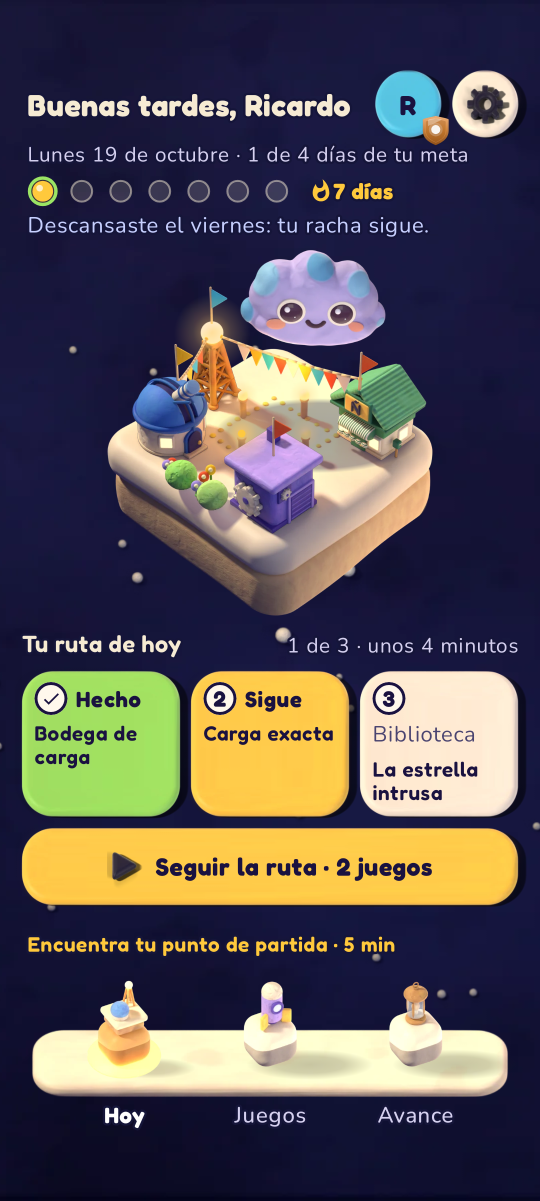
#> input picture docs/previews/app-actual/hoy.png, 1080 x 2401 px (shown at 1/2 size)
$ python letra_16.py
#> lines starting #> are read from the running program, lines starting #| are printed output that depends on the picture
"""«Hoy | letra 16» (Tarea 121, parte 3; 17-oct; SOLO IMAGEN, Ricardo la aprueba antes de tocar nada): la app de hoy frente a la misma app con el texto secundario de 14 sp en 16 sp
(dejando 14 solo en los rótulos del gráfico) y el HUD de Unity con los chips de 14 dp en 16 dp. Las dos mitades son capturas REALES:
  - app: `AppActualScreenshotTest` (Roborazzi) con un cambio TEMPORAL de `14.sp` por `16.sp` (el interlineado de esas líneas, +3), deshecho después; «hoy» sale de docs/previews/app-actual/.
  - Unity: `bash tools/verificar-todo.sh --capturas Stroop,Meteoros,Calculo` sin cambios y con un cambio TEMPORAL en `GameHud` (chips y rótulo «seguidos» de 42 a 48 unidades, chip de 64 a 72), deshecho después.
Los recuadros rojos marcan lo que dejaría de caber o de leerse bien; las notas van abajo. Nada de esto está en la app.

  python tools/previews/letra_16.py   ->  docs/previews/letra-16.png
"""
import os

from PIL import Image, ImageDraw, ImageFont

ROOT = os.path.dirname(os.path.dirname(os.path.dirname(os.path.abspath(__file__))))
HOY = os.path.join(ROOT, "docs", "previews", "app-actual")
L16 = os.path.join(ROOT, "docs", "previews", "letra-16")
OUT = os.path.join(ROOT, "docs", "previews", "letra-16.png")
FREDOKA = os.path.join(ROOT, "app", "src", "main", "res", "font", "fredoka.ttf")
NUNITO = os.path.join(ROOT, "app", "src", "main", "res", "font", "nunito_regular.ttf")

BG = (9, 11, 38)
CREAM = (255, 246, 226)
DIM = (186, 190, 230)
SUN = (255, 201, 60)
RED = (255, 64, 64)


def font(path, size, weight=None):
    f = ImageFont.truetype(path, size)
    if weight is not None:
        try:
            f.set_variation_by_axes([weight])
        except Exception:
            pass
    return f


# Pantallas de la app: (título, archivo «hoy», archivo letra 16, recuadros [(x0, y0, x1, y1, nota)] en píxeles de la captura de 1080 de ancho)
APP = [
    ("Hoy", "hoy.png", "app-hoy.png", []),
    ("Hoy · lámina de un área", "hoy-lamina.png", "app-hoy-lamina.png", [(80, 990, 1030, 1075, 1), (45, 1250, 1035, 1500, 2)]),
    ("Juegos · ficha de un juego", "juegos-ficha.png", "app-juegos-ficha.png", [(80, 630, 1000, 770, 1)]),
    ("Avance", "avance.png", "app-avance.png", []),
    ("Perfil · logros", "perfil.png", "app-perfil.png", [(300, 1470, 780, 1840, 3), (780, 1855, 1025, 2220, 3)]),
    ("Resultado de una partida", "resultado.png", "app-resultado.png", [(385, 1970, 700, 2235, 4)]),
    ("Ajustes", "ajustes.png", "app-ajustes.png", []),
]
GAMES = [("Tinta o Palabra", "stroop"), ("Lluvia de meteoros", "meteoros"), ("Carga exacta", "calculo")]
UNITY_BOXES = {"stroop": [(800, 95, 1015, 180, 5)], "meteoros": [(800, 95, 1015, 180, 5)], "calculo": [(800, 95, 1015, 180, 5)]}

NOTES = {
    1: "Las cinco etapas (Inicio, Aprendiz, Hábil, Experto, Maestro) quedan pegadas: «Experto» y «Maestro» casi se tocan. Hay que partirlas en dos filas o acortarlas.",
    2: "«Hace 3 sem.» y «Hace 2 sem.» pasan a dos líneas y las cuatro cajas de la semana crecen: ya no caben en una línea.",
    3: "Logros: «Explorador» se parte en «Explorad / or» y «En marcha» y «Una semana» pasan a dos líneas; las casillas crecen y la rejilla pierde una fila a la vista.",
    4: "«Tu promedio» pasa a dos líneas y la fila de las tres cajas queda desalineada («Hoy» y «Tu mejor» a una línea).",
    5: "Unity: «seguidos» llega al borde de la píldora (queda pegado y casi cortado): hace falta una píldora unas 35 unidades más ancha. Los chips «Nivel» y «1 de 16» caben.",
}
NOT_BROKEN = "Sin recuadro rojo = cabe sin cambios (Hoy, Avance y Ajustes crecen un poco y siguen sin romperse; el Primer vuelo ya usa 16 sp o más y no cambia)."


def draw_boxes(im, boxes, scale):
    d = ImageDraw.Draw(im)
    f = font(FREDOKA, 22, 700)
    for x0, y0, x1, y1, n in boxes:
        r = (x0 * scale, y0 * scale, x1 * scale, y1 * scale)
        d.rectangle(r, outline=RED, width=4)
        d.ellipse((r[0] - 4, r[1] - 26, r[0] + 26, r[1] + 4), fill=RED)
        d.text((r[0] + 11, r[1] - 22), str(n), font=f, fill=(255, 255, 255), anchor="mt")


def lamina():
    PW = 340                                  # ancho de cada teléfono
    GAP, MARGIN, PER_ROW, COLGAP = 14, 40, 4, 30
    ph = int(PW * 2401 / 1080)
    col_w = PW * 2 + GAP
    width = MARGIN * 2 + PER_ROW * col_w + (PER_ROW - 1) * COLGAP
    notes_f = font(NUNITO, 24)
    title_f = font(FREDOKA, 48, 600)
    sec_f = font(FREDOKA, 32, 600)
    lab_f = font(NUNITO, 22)
    head = font(FREDOKA, 24, 600)
    sheet = Image.new("RGB", (width, 4200), BG)
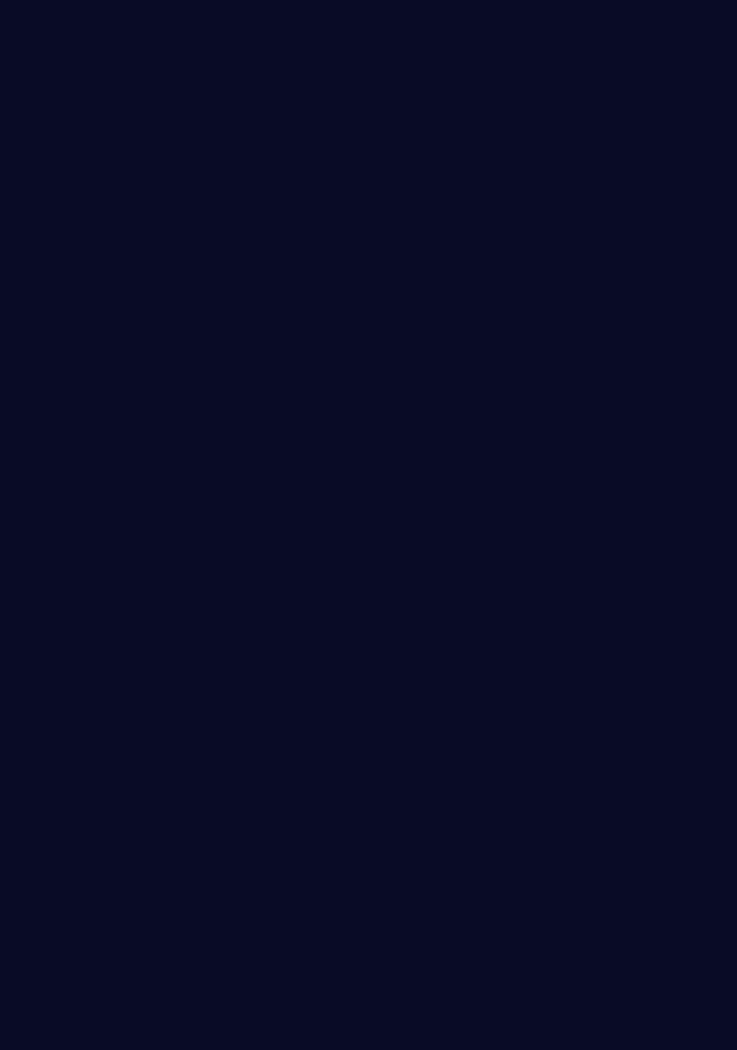
#> sheet: PIL image 2946x4200 RGB (shown at 1/4 size); mean R, G, B 9, 11, 38
    d = ImageDraw.Draw(sheet)
    d.text((MARGIN, MARGIN), "Hoy | letra 16 — solo imagen, para aprobar antes de tocar nada", font=title_f, fill=CREAM)
    d.text((MARGIN, MARGIN + 62), "App: texto secundario de 14 sp a 16 sp (14 queda solo en rótulos de gráficos). Unity: chips del HUD de 14 dp a 16 dp. Capturas reales; en rojo, lo que deja de caber.", font=notes_f, fill=DIM)
    y = MARGIN + 120
    d.text((MARGIN, y), "La app", font=sec_f, fill=SUN)
    y += 52
    for start in range(0, len(APP), PER_ROW):
        x = MARGIN
        for title, hoy, l16, boxes in APP[start:start + PER_ROW]:
            a = Image.open(os.path.join(HOY, hoy)).convert("RGB").resize((PW, ph), Image.LANCZOS)
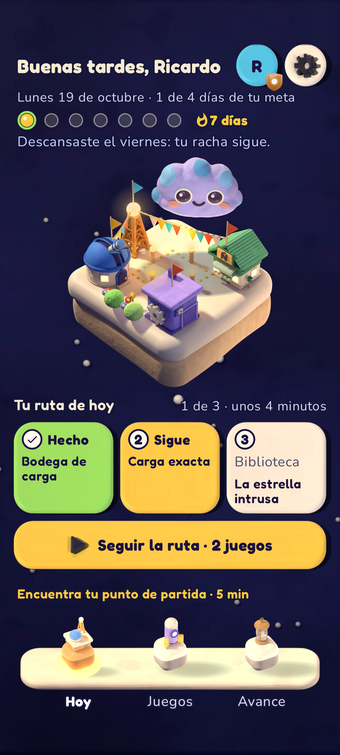
#> a: PIL image 340x755 RGB; mean R, G, B 85.9, 80, 84.4
            b = Image.open(os.path.join(L16, l16)).convert("RGB").resize((PW, ph), Image.LANCZOS)
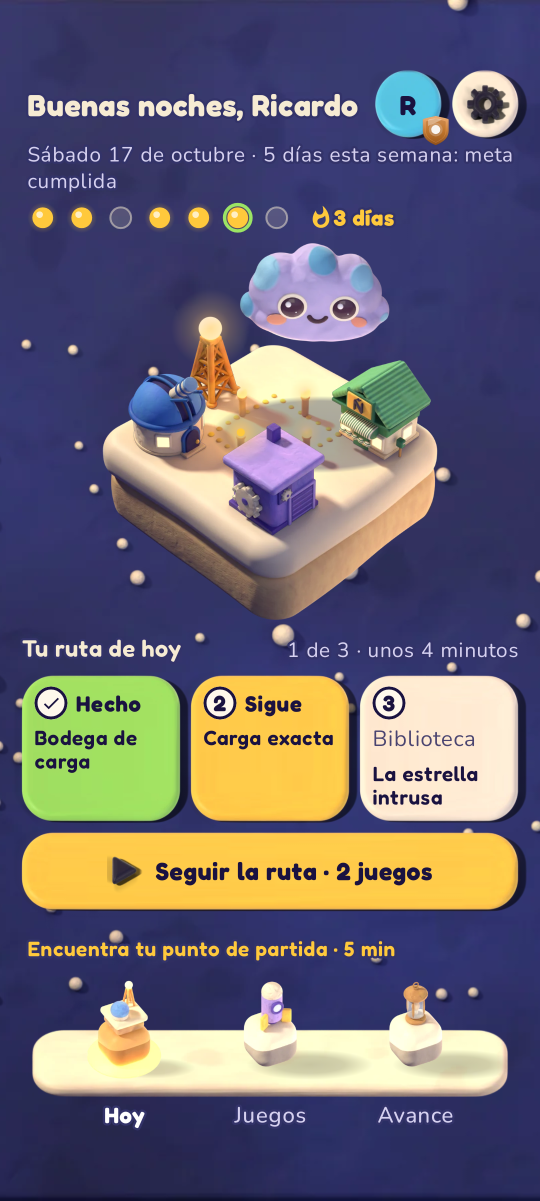
#> input picture docs/previews/letra-16/app-hoy.png, 1080 x 2401 px (shown at 1/2 size)
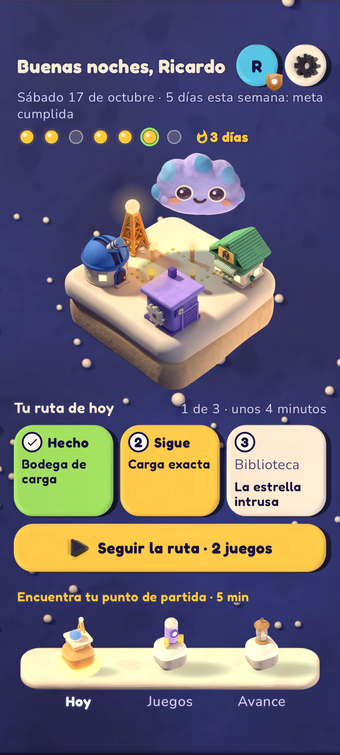
#> b: PIL image 340x755 RGB; mean R, G, B 105.9, 100.8, 114.1
            draw_boxes(b, boxes, PW / 1080)
            sheet.paste(a, (x, y))
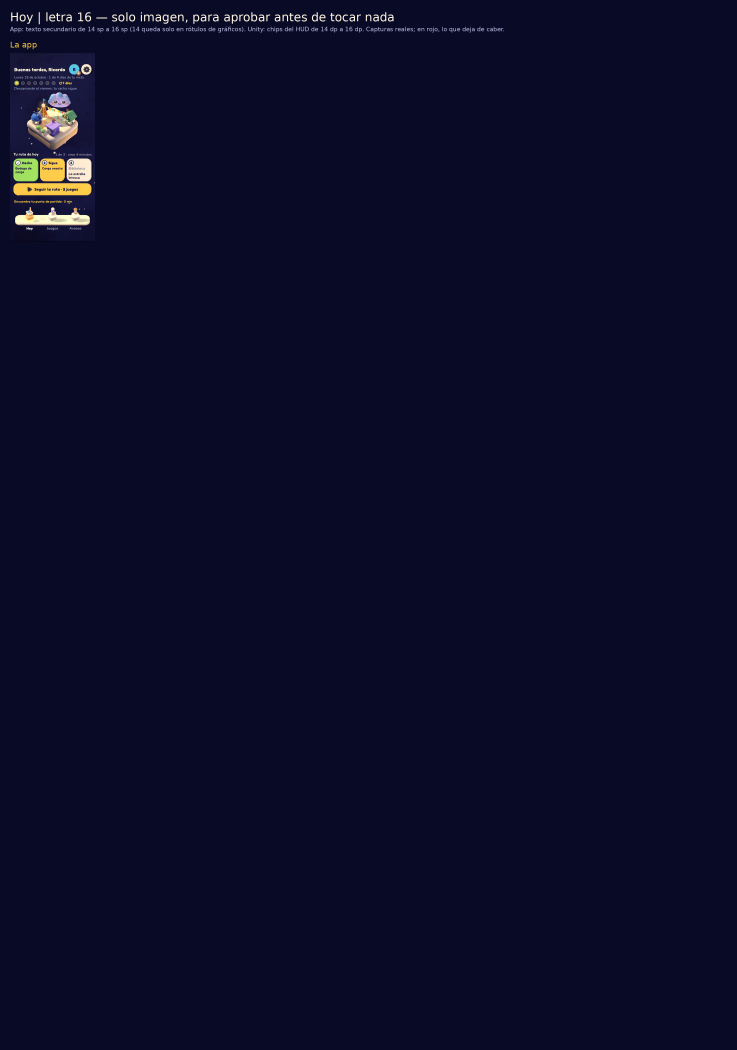
#> sheet: PIL image 2946x4200 RGB (shown at 1/4 size); mean R, G, B 11, 12.8, 39.3
            sheet.paste(b, (x + PW + GAP, y))
            d.text((x, y + ph + 8), "hoy", font=head, fill=DIM)
            d.text((x + PW + GAP, y + ph + 8), "letra 16", font=head, fill=SUN)
            d.text((x, y + ph + 42), title, font=lab_f, fill=CREAM)
            x += col_w + COLGAP
        y += ph + 100
    d.text((MARGIN, y), "Los juegos (HUD de Unity, 1080 de ancho): chips de 14 dp | 16 dp", font=sec_f, fill=SUN)
    y += 52
    GW = (width - 2 * MARGIN - 2 * COLGAP) // 3
    gh = int(GW * 560 / 1080)
    gx = MARGIN
    for title, g in GAMES:
        a = Image.open(os.path.join(L16, "unity-%s-14dp.png" % g)).convert("RGB").resize((GW, gh), Image.LANCZOS)
        b = Image.open(os.path.join(L16, "unity-%s-16dp.png" % g)).convert("RGB").resize((GW, gh), Image.LANCZOS)
        draw_boxes(b, UNITY_BOXES[g], GW / 1080)
        sheet.paste(a, (gx, y))
        sheet.paste(b, (gx, y + gh + 40))
        d.text((gx, y + gh + 6), "%s · 14 dp (hoy)" % title, font=head, fill=DIM)
        d.text((gx, y + 2 * gh + 46), "%s · 16 dp" % title, font=head, fill=SUN)
        gx += GW + COLGAP
    y += 2 * gh + 110
    d.text((MARGIN, y), "Dónde algo deja de caber", font=sec_f, fill=SUN)
    y += 52
    for k in sorted(NOTES):
        d.ellipse((MARGIN, y, MARGIN + 32, y + 32), fill=RED)
        d.text((MARGIN + 16, y + 4), str(k), font=font(FREDOKA, 22, 700), fill=(255, 255, 255), anchor="mt")
        d.text((MARGIN + 48, y + 2), NOTES[k], font=notes_f, fill=CREAM)
        y += 44
    d.text((MARGIN, y + 8), NOT_BROKEN, font=notes_f, fill=DIM)
    y += 70
    return sheet.crop((0, 0, width, y))


if __name__ == "__main__":
#> (the run stopped early here; a loop or call above may not have finished)
